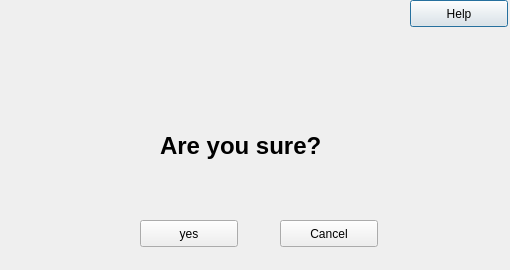
<?xml version="1.0" encoding="UTF-8"?>
<ui version="4.0">
 <class>Confirmation</class>
 <widget class="QDialog" name="Confirmation">
  <property name="geometry">
   <rect>
    <x>0</x>
    <y>0</y>
    <width>510</width>
    <height>270</height>
   </rect>
  </property>
  <property name="windowTitle">
   <string>Confirmation</string>
  </property>
  <property name="autoFillBackground">
   <bool>true</bool>
  </property>
  <widget class="QLabel" name="logo">
   <property name="geometry">
    <rect>
     <x>0</x>
     <y>0</y>
     <width>411</width>
     <height>81</height>
    </rect>
   </property>
   <property name="text">
    <string/>
   </property>
   <property name="pixmap">
    <pixmap resource="../../1.qrc">:/GUI/Desktop/logo.png</pixmap>
   </property>
  </widget>
  <widget class="QPushButton" name="helpButton">
   <property name="geometry">
    <rect>
     <x>410</x>
     <y>0</y>
     <width>98</width>
     <height>27</height>
    </rect>
   </property>
   <property name="text">
    <string>Help</string>
   </property>
   <property name="icon">
    <iconset resource="../../1.qrc">
     <normaloff>:/GUI/Desktop/help.png</normaloff>:/GUI/Desktop/help.png</iconset>
   </property>
   <property name="iconSize">
    <size>
     <width>25</width>
     <height>25</height>
    </size>
   </property>
  </widget>
  <widget class="QPushButton" name="cancelButton">
   <property name="geometry">
    <rect>
     <x>280</x>
     <y>220</y>
     <width>98</width>
     <height>27</height>
    </rect>
   </property>
   <property name="text">
    <string>Cancel</string>
   </property>
   <property name="icon">
    <iconset resource="../../1.qrc">
     <normaloff>:/GUI/Desktop/return.png</normaloff>:/GUI/Desktop/return.png</iconset>
   </property>
   <property name="iconSize">
    <size>
     <width>23</width>
     <height>22</height>
    </size>
   </property>
   <property name="checkable">
    <bool>false</bool>
   </property>
   <property name="checked">
    <bool>false</bool>
   </property>
  </widget>
  <widget class="QPushButton" name="yesButton">
   <property name="geometry">
    <rect>
     <x>140</x>
     <y>220</y>
     <width>98</width>
     <height>27</height>
    </rect>
   </property>
   <property name="text">
    <string>yes</string>
   </property>
   <property name="icon">
    <iconset resource="../../1.qrc">
     <normaloff>:/GUI/Desktop/Yes.png</normaloff>:/GUI/Desktop/Yes.png</iconset>
   </property>
  </widget>
  <widget class="QLabel" name="alertLabel">
   <property name="geometry">
    <rect>
     <x>80</x>
     <y>100</y>
     <width>91</width>
     <height>101</height>
    </rect>
   </property>
   <property name="text">
    <string/>
   </property>
   <property name="pixmap">
    <pixmap resource="../../1.qrc">:/GUI/Desktop/alert.png</pixmap>
   </property>
  </widget>
  <widget class="QLabel" name="label">
   <property name="geometry">
    <rect>
     <x>160</x>
     <y>130</y>
     <width>171</width>
     <height>31</height>
    </rect>
   </property>
   <property name="font">
    <font>
     <pointsize>18</pointsize>
     <weight>75</weight>
     <bold>true</bold>
    </font>
   </property>
   <property name="text">
    <string>Are you sure?</string>
   </property>
  </widget>
 </widget>
 <resources>
  <include location="../../1.qrc"/>
  <include location="../../../../1.qrc"/>
 </resources>
 <connections/>
</ui>
